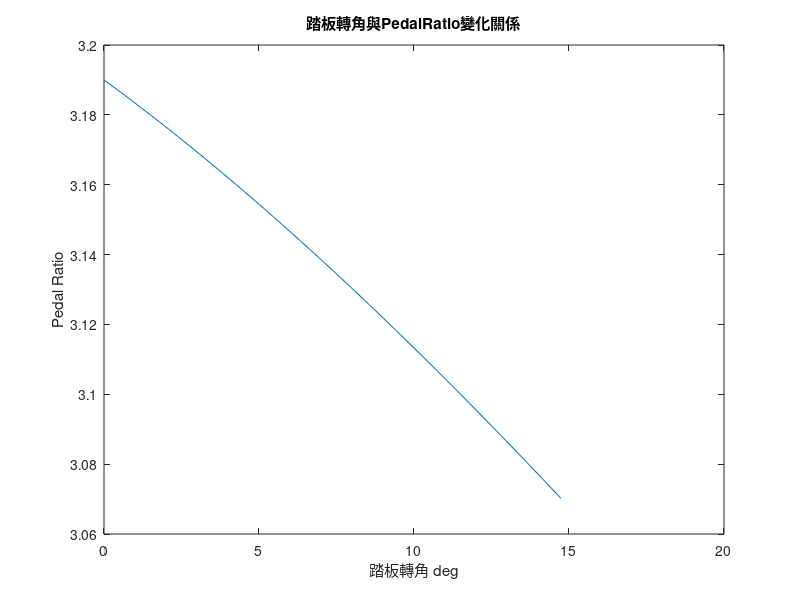
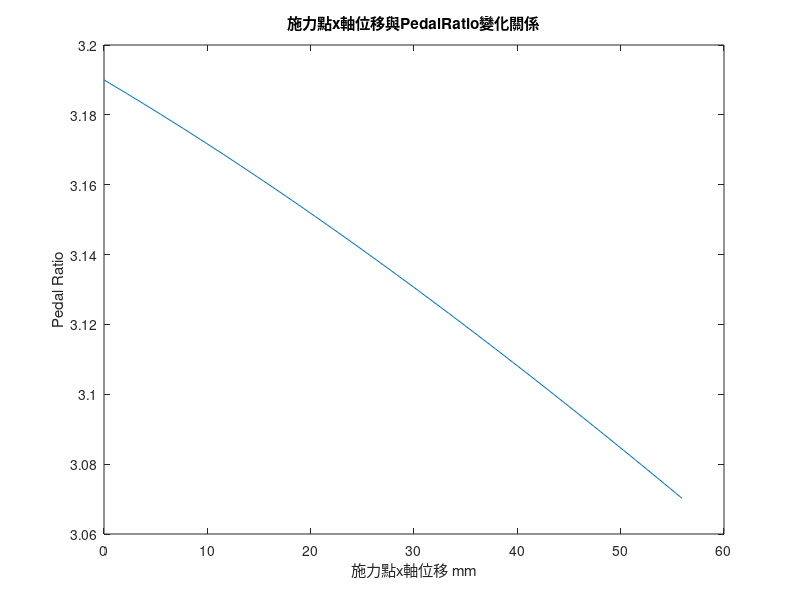

The MATLAB script that drew these images, in order:
clear
close all
clc
%% 定義變數
BrakePadelAxis=[0;0;1];                                                     %踏板旋轉軸點
MCAxis=[73;0;1];                                                            %MC 旋轉軸點
BrakePadelForcePoint = [220*sind(-15); 220*cosd(-15); 1];                   %腳踩在踏板上的點
BrakePadelMCPoint = [192.0666*sind(-3.84705); 192.06667*cosd(-3.84705); 1]; %MC接在踏板上的點

PedalPushTheta=14.74*pi/180;        %踏板旋轉角
MCLengthchange=[0,0,0];              %用來記錄等一下循環內需要的值，要初始化
%% 計算機構變化
ind=1;  %計數器
for i=0:0.01:1 %用比例下去算目前轉了幾%，極限就是PedalPushTheta=11.89*pi/180
    
    %目前轉了幾度
    PedalPushThetaNow=PedalPushTheta*i;

    % 創建旋轉矩陣(踩踏板時踏板轉動的角度)
    BrakePadelLocalation = [cos(PedalPushThetaNow) sin(PedalPushThetaNow) 0;
        -sin(PedalPushThetaNow) cos(PedalPushThetaNow) 0;
        0 0 1]; 

    %用旋轉矩陣去算出BrakePadelForcePoint旋轉時會跑去哪
    BrakePadelForcePointNow = BrakePadelLocalation * BrakePadelForcePoint;
    
    %用旋轉矩陣去算出BrakePadelMCPoint旋轉時會跑去哪
    BrakePadelMCPointNow = BrakePadelLocalation * BrakePadelMCPoint;

    %求當下MC的長度
    MClength = sqrt((MCAxis(1) - BrakePadelMCPointNow(1))^2 + (MCAxis(2) - BrakePadelMCPointNow(2))^2);

    MCLengthchange(ind,1)=PedalPushThetaNow*180/pi;         %紀錄轉角
    MCLengthchange(ind,2)=MClength;                         %紀錄MC長
    MCLengthchange(ind,3)=BrakePadelForcePointNow(1);       %紀錄施力點x軸的移動量

    BrakePadelMCPoint_x(ind,1)=BrakePadelMCPointNow(1);     %紀錄施力點x軸的移動量
    BrakePadelMCPoint_y(ind,1)=BrakePadelMCPointNow(2);     %紀錄施力點y軸的移動量

    BrakePadelForcePoint_x(ind,1)=BrakePadelForcePointNow(1);       %紀錄腳踩在踏板上的點x值
    BrakePadelForcePoint_y(ind,1)=BrakePadelForcePointNow(2);       %紀錄腳踩在踏板上的點y值
    ind=ind+1;  %更新計數器
end
%% 計算Pedal Ratio變化
ind=1;% 重置計數器
for i=1:101
    BrakePadelMCPoint_Now = [ BrakePadelMCPoint_x(i), BrakePadelMCPoint_y(i)];

    % 計算直線 MCAxis 的垂直距離到點 BrakePadelAxis 的公式
    numerator = abs((BrakePadelMCPoint_Now(2) - MCAxis(2)) * BrakePadelAxis(1) - (BrakePadelMCPoint_Now(1) - MCAxis(1)) * BrakePadelAxis(2) + BrakePadelMCPoint_Now(1) * MCAxis(2) - BrakePadelMCPoint_Now(2) * MCAxis(1));
    denominator = sqrt((BrakePadelMCPoint_Now(2) - MCAxis(2))^2 + (BrakePadelMCPoint_Now(1) - MCAxis(1))^2);

    % 距離計算
    distance = numerator / denominator;
    PedalRatio(ind,1)= BrakePadelForcePoint_y(i)/distance;
    ind=ind+1;
end
%% 畫圖
figure
plot(MCLengthchange(:,1),PedalRatio)
title('踏板轉角與PedalRatio變化關係')
xlabel('踏板轉角 deg')
ylabel('Pedal Ratio')

figure
plot(MCLengthchange(:,3)-MCLengthchange(1,3),PedalRatio)
title('施力點x軸位移與PedalRatio變化關係')
xlabel('施力點x軸位移 mm')
ylabel('Pedal Ratio')
